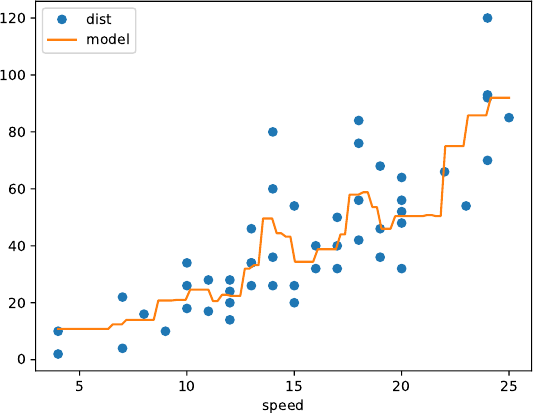

This figure's Python source:
# 準備
import statsmodels.api as sm
my_data = sm.datasets.get_rdataset('cars', 'datasets').data
X, y = my_data[['speed']], my_data['dist']

# 訓練
from sklearn.neighbors import KNeighborsRegressor
my_model = KNeighborsRegressor()
my_model.fit(X, y)

# 可視化の準備
import numpy as np
import pandas as pd
tmp = pd.DataFrame({'speed': np.linspace(min(my_data.speed),
                                         max(my_data.speed),
                                         num=100)})
tmp['model'] = my_model.predict(tmp)

pd.concat([my_data, tmp]).plot(
    x='speed', style=['o', '-'])
import matplotlib.pyplot as plt
plt.savefig('07-p-knn.pdf')
